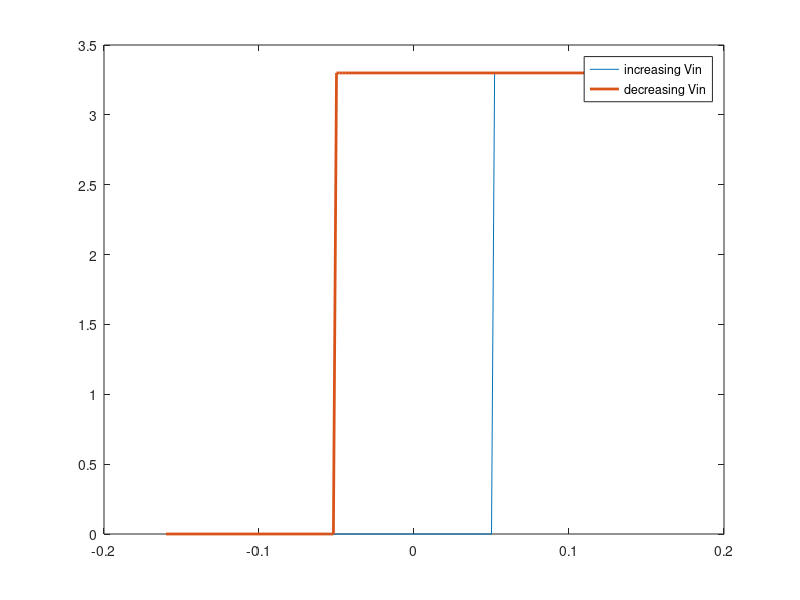

Write MATLAB code to recreate this figure. (Note: this script raises an error after producing the figure.)
clear all;
clc;

vin_rising = [-0.16, -0.14, -0.12, -0.1, -0.08, -0.06, -0.04, -0.02, 0, 0.02, 0.04, 0.042, 0.044, 0.046, 0.048, 0.050, 0.052, 0.054, 0.056, 0.058, 0.06, 0.08, 0.1, 0.12, 0.14, 0.16];
vout_rising = [0, 0, 0, 0, 0, 0, 0, 0, 0, 0, 0, 0, 0, 0, 0, 0, 3.3, 3.3, 3.3, 3.3, 3.3, 3.3, 3.3, 3.3, 3.3, 3.3];

vin_falling = [0.16, 0.14, 0.12, 0.1, 0.08, 0.06, 0.04, 0.02, 0, -0.02, -0.04, -0.042, -0.044, -0.046, -0.048, -0.05, -0.052, -0.054, -0.056, -0.058, -0.06, -0.08, -0.1, -0.12, -0.14, -0.16];
vout_falling = [3.3, 3.3, 3.3, 3.3, 3.3, 3.3, 3.3, 3.3, 3.3, 3.3, 3.3, 3.3, 3.3, 3.3, 3.3, 3.3, 0, 0, 0, 0, 0, 0, 0, 0, 0, 0];

plot(vin_rising, vout_rising, vin_falling, vout_falling, 'LineWidth', 2.0);
lgd = legend("increasing Vin", "decreasing Vin"); 
lgd.Location = 'northwest';
xlabel("Vin (in V)"); ylabel("Vout (in V)");